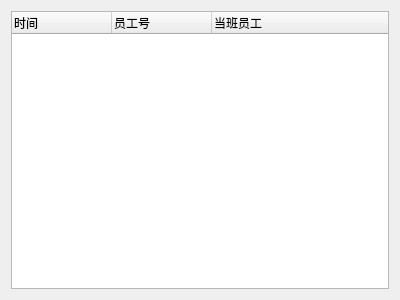
<?xml version="1.0" encoding="UTF-8"?>
<ui version="4.0">
 <class>WorkLog</class>
 <widget class="QWidget" name="WorkLog">
  <property name="geometry">
   <rect>
    <x>0</x>
    <y>0</y>
    <width>400</width>
    <height>300</height>
   </rect>
  </property>
  <property name="windowTitle">
   <string>Form</string>
  </property>
  <layout class="QVBoxLayout" name="verticalLayout">
   <item>
    <widget class="QTreeWidget" name="treeWidget">
     <column>
      <property name="text">
       <string>时间</string>
      </property>
     </column>
     <column>
      <property name="text">
       <string>员工号</string>
      </property>
     </column>
     <column>
      <property name="text">
       <string>当班员工</string>
      </property>
     </column>
    </widget>
   </item>
  </layout>
 </widget>
 <resources/>
 <connections/>
</ui>
